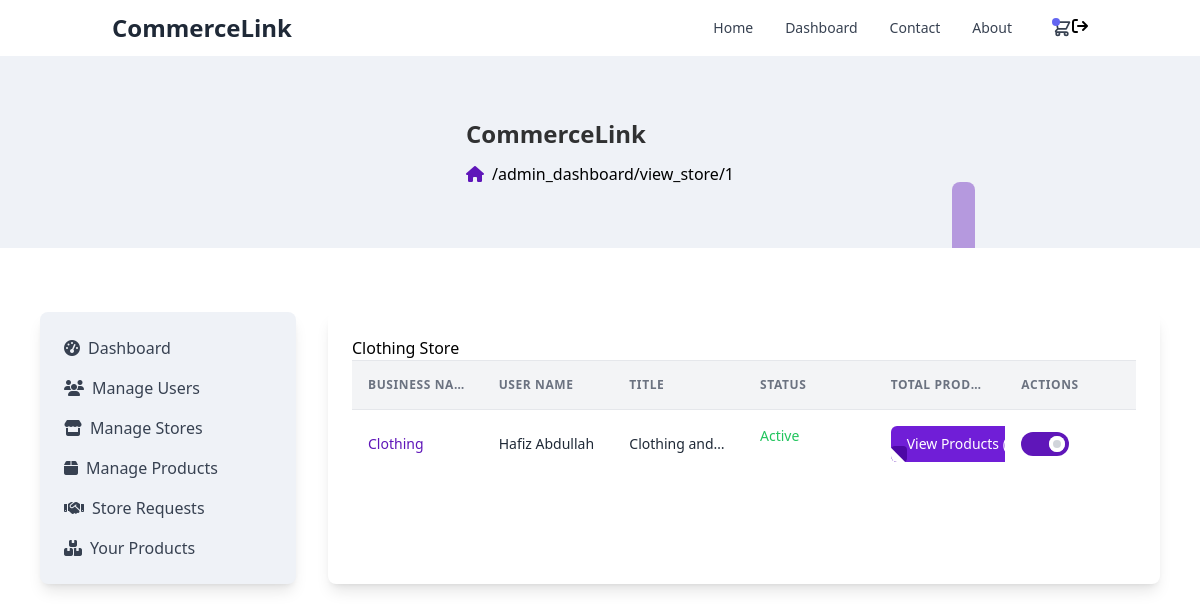
The page /admin_dashboard/view_store/1 (signed in) on the database its author committed.
### user_accounts/models.py (models this page shows, shortened)
class Store(models.Model):
    user                    = models.ForeignKey(CustomUser, on_delete=models.CASCADE)
    bussines_name           = models.CharField(max_length=255)
    title                   = models.CharField(max_length=255)
    status                  = models.BooleanField(default=False)
    requested_at            = models.DateTimeField(auto_now_add=True)
    verified_at             = models.DateTimeField(auto_now_add=True)
    image                   = models.ImageField(upload_to="store/", default="", blank=True, null=True)
    is_active               = models.BooleanField(default=True)

class CustomUser(AbstractUser):
    username                = None
    name                    = models.CharField(max_length=255)
    email                   = models.EmailField(max_length=255, unique=True)
    is_verified             = models.BooleanField(default=False, blank=True)
    email_token             = models.CharField(max_length=200)
    is_banned               = models.BooleanField(default=False, blank=True)
    ROLE_CHOICES = [
        ('admin', 'Admin'),
        ('seller', 'Seller'),
        ('buyer', 'Buyer')
    ]
    role                    = models.CharField(max_length=10, default='buyer')
    USERNAME_FIELD = 'email'
    REQUIRED_FIELDS = ['name']
    objects = MyAccountManager()

### marketplace/decorators.py (the view)
        @user_passes_test(lambda u: u.is_authenticated and u.role == role, login_url='/login/')
        def _wrapped_view(request, *args, **kwargs):
            if request.user.is_authenticated and request.user.role == role:
                return view_func(request, *args, **kwargs)
            else:
                return redirect('login')

### admin_dashboard/views.py (called while the page is built)
@role_required('admin')
def view_store(request, store_id):
    store = None
    try:
        store = Store.objects.get(id = store_id)
        total_products = len(Product.objects.filter(author = store.user))
    except Store.DoesNotExist:
        messages.error(request, "Store not found")
        print("Error while view store")
    path = request.path
    context = {'path': path, 'store': store, 'total_products': total_products}
    return render(request, "admin_dashboard/view_store.html", context)

### admin_dashboard/templates/admin_dashboard/view_store.html (shortened to what this page needs)
{% extends 'main_base.html' %}
{% block maincontent %}
<div class="w-full">
    <h1 class="border-b">{{store.bussines_name}} Store</h1>
    <div class="font-sans overflow-x-auto">
        {% if store %}
        <table class="min-w-full divide-y divide-gray-200">
            <thead class="bg-gray-100 whitespace-nowrap">
                <tr>
                    <th class="truncate px-4 py-4 text-left text-xs font-semibold text-gray-500 uppercase tracking-wider">
                        Business Name
                    </th>
                    <th class="truncate px-4 py-4 text-left text-xs font-semibold text-gray-500 uppercase tracking-wider">
                        User Name
                    </th>
                    <th class="truncate px-4 py-4 text-left text-xs font-semibold text-gray-500 uppercase tracking-wider">
                        Title
                    </th>
                    <th class="truncate px-4 py-4 text-left text-xs font-semibold text-gray-500 uppercase tracking-wider">
                        Status
                    </th>
                    <th class="truncate px-4 py-4 text-left text-xs font-semibold text-gray-500 uppercase tracking-wider">
                        Total Products
                    </th>
                    <th class="truncate px-4 py-4 text-left text-xs font-semibold text-gray-500 uppercase tracking-wider">
                        Actions
                    </th>
                </tr>
            </thead>
            <tbody class="bg-white divide-y divide-gray-200 whitespace-nowrap">
                <tr id="user-{{ user.id }}">
                    <td class="truncate px-4 py-4 text-sm text-[#5F16B9]">
                        {{store.bussines_name}}
                    </td>
                    <td class="truncate px-4 py-4 text-sm text-gray-800 capitalize">
                        {{store.user.name}}
                    </td>
                    <td class="truncate px-4 py-4 text-sm text-gray-800">
                        {{store.title}}
                    </td>
                    <td class="flex items-center gap-2 px-4 py-4 text-sm text-gray-800">
                        {%if store.is_active %}
                        <span class="text-green-500">Active</span>
                        {% else %}
                        <span class="text-red-500">Deactivate</span>
                        {% endif %}
                    </td>
                    <td class="truncate px-4 py-4 text-sm text-gray-800">
                        <a href="{% url 'products_by_user' user_id=store.user.id %}">
                            <button
                                class="relative flex items-center px-4 py-2 overflow-hidden font-medium transition-all bg-[#701ED7] rounded-md group">
                                <span
                                    class="absolute bottom-0 rotate-180 left-0 inline-block w-4 h-4 transition-all duration-500 ease-in-out bg-[#4D08A5] rounded group-hover:-ml-4 group-hover:-mb-4">
                                    <span
                                        class="absolute top-0 right-0 w-5 h-5 rotate-45 translate-x-1/2 -translate-y-1/2 bg-white"></span>
                                </span>
                                <span
                                    class="relative w-full text-left text-white transition-colors duration-200 ease-in-out group-hover:text-white">View Products ({{total_products}})</span>
                            </button>
                        </a>
                    </td>
                    <td class="px-4 py-4 text-sm text-gray-800">
                        <label title="Change status"
                        class="relative inline-block h-6 w-12 cursor-pointer rounded-full bg-gray-300 transition [-webkit-tap-highlight-color:_transparent] has-[:checked]:bg-[#5F16B9]"
                    >
                        <span
                        class="absolute inset-y-0 start-0 m-1 size-4 rounded-full bg-gray-300 ring-[4px] ring-inset ring-white transition-all peer-checked:start-6"
                        ></span>
                    </label>
                    </td>
                </tr>
            </tbody>
        </table>
        {% else %}
        <p>No Store Registered.</p>
        {% endif %}
    </div>
</div>
{% endblock %}

### admin_dashboard/templates/admin_dashboard/view_store.html (style rules this page uses)
table { table-layout: fixed; width: 100%; }

### rows shown on the page
Store: bussines_name "Clothing", user.name "Hafiz Abdullah", title "Clothing and…"

### other values the page prints
{{ path }} "/admin_dashboard/view_store/1"
